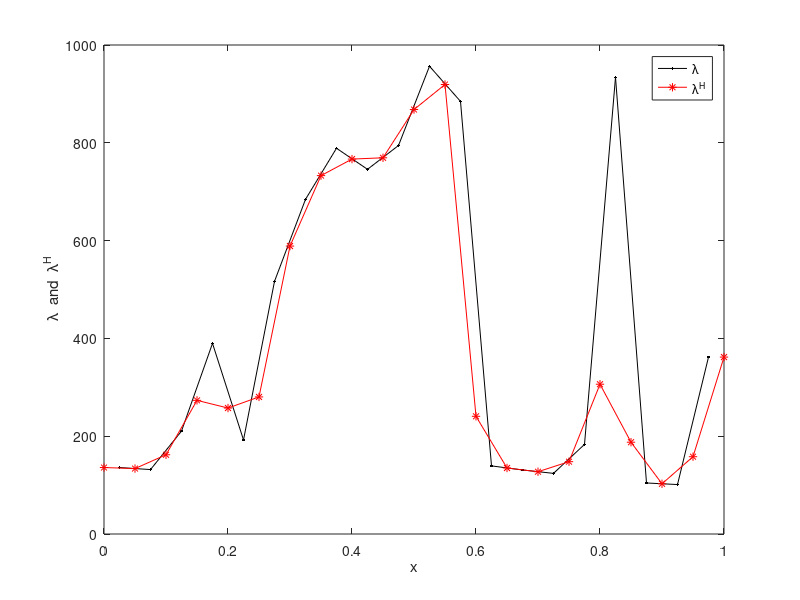
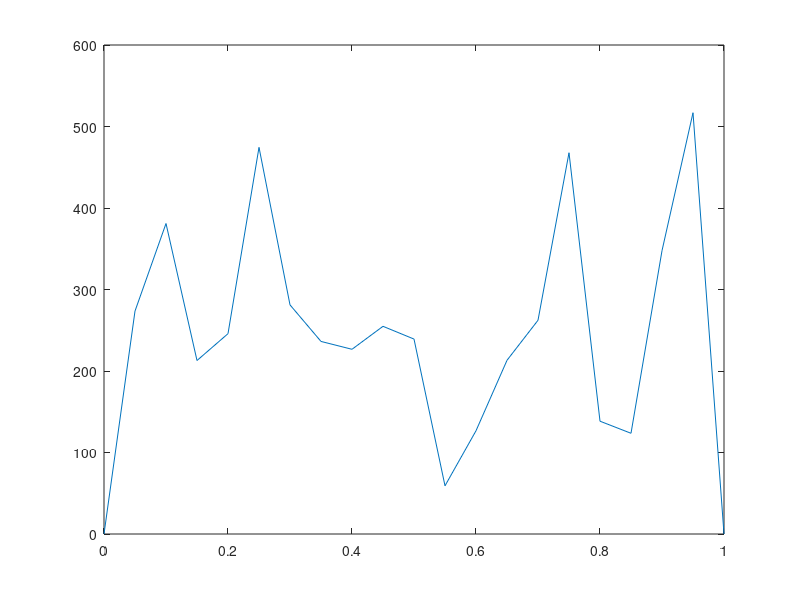

Reproduce these figures in MATLAB, in order.
%% 
% 1D Elliptic FD & FV Solver 
% Incompressible Flow Solver - Gaby 24/04/17
%%
% Initialization Parameters, Grid, ...
% Grid Configurations
% |---X---|---X---|...
% Note: # of interfaces = # cells +1
%
clear all
close all
L = 1.0;    % Length of the Reservoir [m]
N = 20;     % Number of Grid Cells

PL = 1; %INPUT BC
PR = 0; %INPUT BC

DX = L/N;   % Grid size
x =     linspace(DX/2, L - DX/2, N);   %Location of Grid centers
xi =    linspace(0, L, N+1); %Location of interfaces

Lambda = zeros(N,1);    %Prealocate Lambda
LmabdaH =zeros(N+1,1); %Prealocate Lambda Harmonic

T = zeros(N+1,1);   %Prealocate Transmissibility

%Lambda(1:N,1) =   1;    %INPUT lambda here  
Lambda(1:N) =   100.*(10.^rand(N,1)); %Rand Het    

LambdaH(1)   = Lambda(1);
LambdaH(N+1) = Lambda(N);

%Compute harmonic averages
%LambdaH(i) = (2*Lambda(i)*Lambda(i-1))/(Lambda(i)+Lambda(i-1));
LambdaH(2:N)  = (2*Lambda(2:N).*Lambda(1:N-1))./(Lambda(2:N)+Lambda(1:N-1));

%Compute Transmissibility values
%T(i) = LambdaH(i)./(DX^2);

T(1)   = LambdaH(1)./(DX^2/2);
T(N+1) = LambdaH(N+1)./(DX^2/2);
T(2:N) = LambdaH(2:N)./(DX^2);

%Plot Results
% Plot permeability and harmonicly averaged fields
% Create figure
figure1 = figure;
% Create axes
axes1 = axes('Parent',figure1,'FontSize',14);
plot(x,Lambda,'Parent',axes1,'Marker','.','LineStyle','-','color',[0 0 0],'DisplayName','\lambda');
hold on;
plot(xi,LambdaH,'Parent',axes1,'Marker','*','LineStyle','-', 'color',[1 0 0],'DisplayName','{\lambda}^H');
legend show;
xlabel('x'); 
ylabel(' {\lambda}  and  {\lambda}^H'); 


%%
% Pressure solver
%
A = zeros(N,N);
p = zeros(N,1);
q = zeros(N,1);

%A(2:N-1,2:N-1) = T(2:N-1) + T(3:N);
for i= 1 : N
    if (i>1) %there is a left neighbor
        %T(i) * (p(i)-p(i-1))
        A(i,i) = T(i);
        A(i,i-1) = -T(i);
    end
    if (i<N) %there is a right neighbor
        % T(i) * (p(i)-p(i+1))
        A(i,i) = A(i,i) + T(i+1);
        A(i,i+1) = -T(i+1);
    end 
end

%Insert BC
i = 1; %Left Boundary
% T(i=1) * (P(i=1) -PL)
A(i,i) = A(i,i) + T(i);
q(i) = q(i) + T(i) * PL; 

i = N; %Right Boundary
% T(i+1) * (P(i=N) -PR)
A(i,i) = A(i,i) + T(i+1);
q(i) = q(i) + T(i+1) * PR; 
 p =A\q;
 

 %% Compute the velocity terms
 U = zeros(N+1,1);
 U(1) = 0;
 U(N+1) = 0;
 for i = 2 : N
     U(i) = -LambdaH(i+1) * (p(i)-p(i-1))/DX;
 end
figure
 plot(xi,U);

